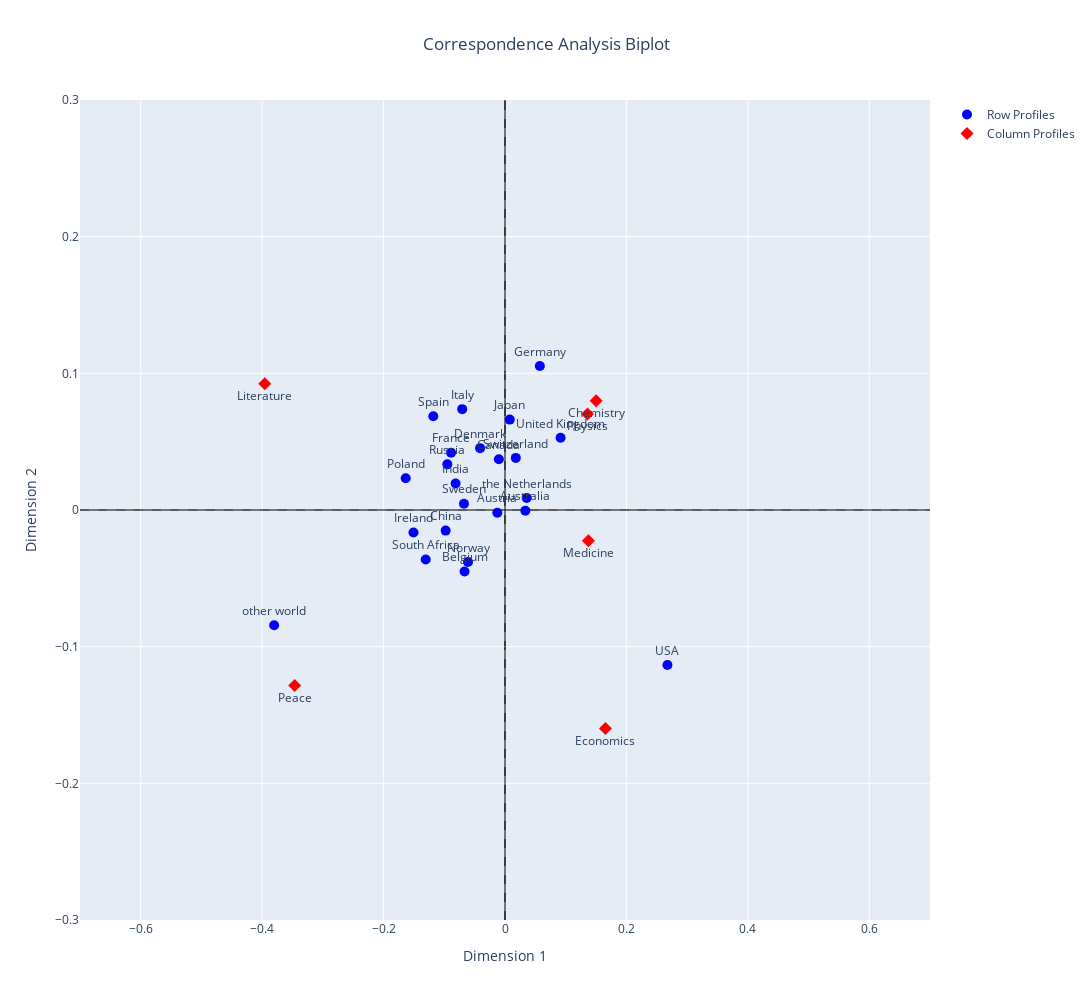

Here is the notebook cell this chart was saved with:
### Code cell
correspondence_analysis('category-country.xlsx')

### Figure 1 — Plotly figure (JSON) as saved in the notebook; plotly's stock layout.template omitted (floating-point values rounded to 4 significant figures)
{"data": [{"marker": {"color": "blue", "size": 10}, "mode": "markers+text", "name": "Row Profiles", "text": ["Australia", "Austria", "Belgium", "Canada", "China", "Denmark", "France", "Germany", "India", "Ireland", "Italy", "Japan", "Norway", "Poland", "Russia", "South Africa", "Spain", "Sweden", "Switzerland", "USA", "United Kingdom", "other world", "the Netherlands"], "textposition": "top center", "type": "scatter", "x": [0.03354, -0.01263, -0.0666, -0.01009, -0.09776, -0.041, -0.08882, 0.0574, -0.08135, -0.1507, -0.07049, 0.007823, -0.06094, -0.1635, -0.09495, -0.1306, -0.1181, -0.06758, 0.01779, 0.2676, 0.09157, -0.3802, 0.0357], "y": [-0.0005415, -0.001966, -0.04505, 0.03719, -0.01509, 0.04526, 0.04191, 0.1053, 0.01936, -0.01652, 0.07379, 0.06615, -0.03807, 0.02325, 0.03339, -0.0362, 0.06863, 0.004615, 0.03814, -0.1134, 0.05285, -0.08435, 0.008865]}, {"marker": {"color": "red", "size": 10, "symbol": "diamond"}, "mode": "markers+text", "name": "Column Profiles", "text": ["Chemistry", "Economics", "Literature", "Medicine", "Peace", "Physics"], "textposition": "bottom center", "type": "scatter", "x": [0.1501, 0.1655, -0.3957, 0.1373, -0.3464, 0.1359], "y": [0.08003, -0.1599, 0.0923, -0.02244, -0.1284, 0.07027]}], "layout": {"height": 1000, "hovermode": "closest", "shapes": [{"layer": "below", "line": {"color": "grey", "dash": "dash", "width": 1}, "type": "line", "x0": -0.7, "x1": 0.7, "y0": 0, "y1": 0}, {"layer": "below", "line": {"color": "black", "dash": "dash", "width": 1}, "type": "line", "x0": 0, "x1": 0, "y0": -0.3, "y1": 0.3}], "showlegend": true, "title": {"text": "Correspondence Analysis Biplot", "x": 0.5}, "width": 1600, "xaxis": {"range": [-0.7, 0.7], "tickmode": "array", "tickvals": [-0.8, -0.6, -0.4, -0.2, 0, 0.2, 0.4, 0.6, 0.8], "title": {"text": "Dimension 1"}, "zeroline": true, "zerolinecolor": "black", "zerolinewidth": 1}, "yaxis": {"range": [-0.3, 0.3], "title": {"text": "Dimension 2"}, "zeroline": true, "zerolinecolor": "black", "zerolinewidth": 1}}}
